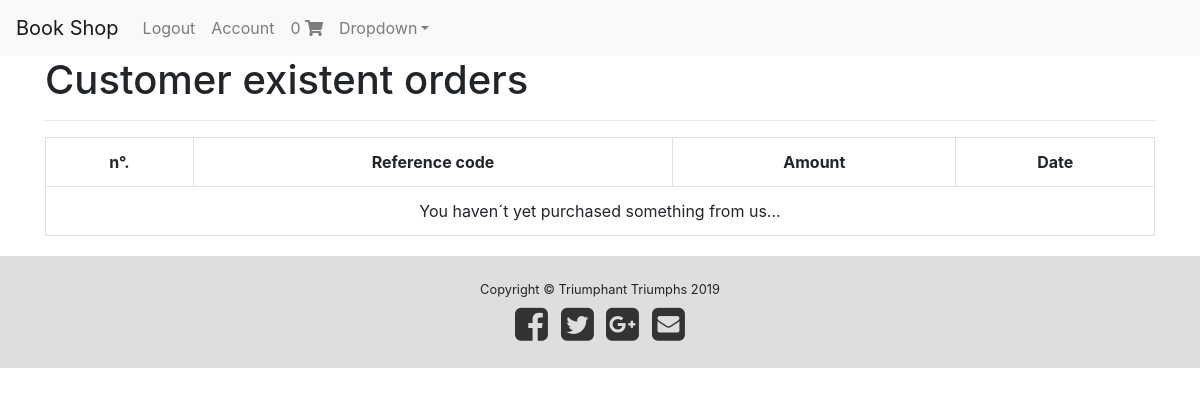
Page /account/profile/ (signed in) on the earlier database version.
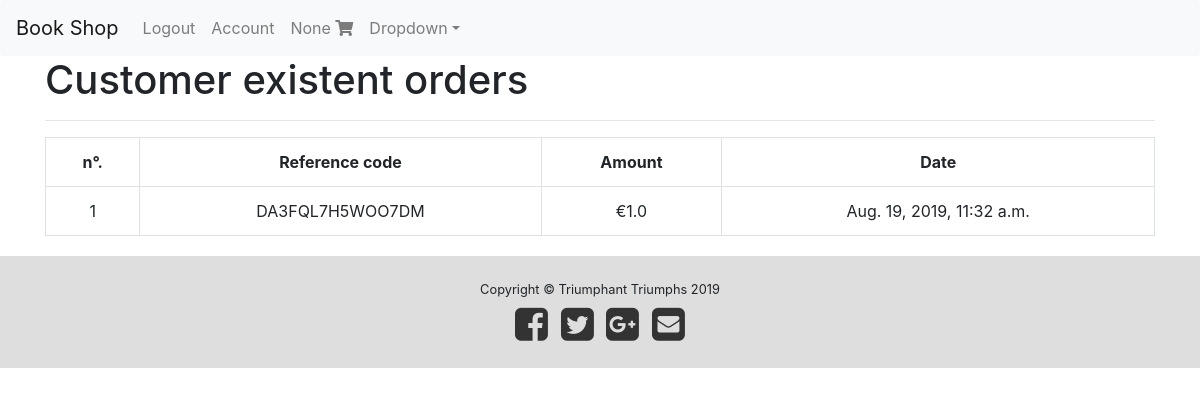
Same page on the later database version.
### shopping_list/models.py (models this page shows, shortened)
class Order(models.Model):
  user = models.ForeignKey(settings.AUTH_USER_MODEL,
                             on_delete=models.CASCADE)
  item_checked = models.BooleanField(default=False)
  items = models.ManyToManyField(OrderItem)
  ref_code = models.CharField(max_length=40)
  def get_total(self):
        return self.items.all().aggregate(order_total=Sum('work__price'))['order_total']

class money_payment(models.Model):
  order = models.ForeignKey(Order, on_delete=models.CASCADE)
  total_amount = models.FloatField()
  date_paid = models.DateTimeField(auto_now_add=True)
  stripe_charge_id = models.CharField(max_length=100)

### clients/views.py (the view)
# urls.py: path('account/profile/', profile_view, name='profile'),
def profile_view(request):
  orders = Order.objects.filter(user=request.user, item_checked=True)
  context = {
    'orders': orders
  }
  return render(request, "profile.html", context )

### shopping_list/templatetags/template_tag_file.py (called while the page is built)
@register.filter
def cart_item_count(user):
  if user.is_authenticated:
    qs = Order.objects.filter(user=user, item_checked=False)
    if qs.exists():
      return qs[0].items.count()

### templates/profile.html
{% extends "base.html" %}
{% block content %}
<h1>Customer existent orders</h1>
<hr />
<table class="table table-hover table-bordered text-center">
    <tr class="text-center">
        <th>n°.</th>
        <th>Reference code</th>
        <th>Amount</th>
        <th>Date</th>
    </tr>
    {% for order in orders %}
    <tr>
        <td>{{ forloop.counter }}</td>
        <td>{{ order.ref_code }}</td>
        <td>€{{ order.get_total }}</td>
        <td>{{ order.money_payment_set.first.date_paid }}</td>
    </tr>
    {% empty %}
    <tr>
    <td colspan="4">
        You haven´t yet purchased something from us...
    </td>
    </tr>
    {% endfor %}
</table>
{% endblock content %}

### templates/navbar.html (shortened to what this page needs)
{% load template_tag_file %}
  <nav class="navbar navbar-expand-lg navbar-light bg-light rounded">
    <a class="navbar-brand" href="{% url 'literature:works_list' %}">Book Shop</a>
    <div class="collapse navbar-collapse" id="navbarsExample09">
      <ul class="navbar-nav mr-auto">
      {% if request.user.is_authenticated %}
      <li class="nav-item">
        <a class="nav-link" href="{% url 'account_logout' %}">Logout</a>
      </li>
      <li class="nav-item">
        <a class="nav-link" href="{% url 'profile' %}">Account</a>
      </li>
      <li class="nav-item">
      <a class="nav-link" href="{% url 'cart:complete_order_list' %}">
        {{ request.user|cart_item_count }}
        <i class="fas fa-shopping-cart"></i>
      </a>
      </li>
      {% endif %}
        <li class="nav-item dropdown">
          <a class="nav-link dropdown-toggle" href="#" id="dropdown09" data-toggle="dropdown" aria-haspopup="true" aria-expanded="false">Dropdown</a>
        </li>
      </ul>
    </div>
  </nav>

Differences in the rows shown:
now on this page (row edited): Order: ref_code "DA3FQL7H5WOO7DM", get_total "1.0", money_payment_set.first.date_paid "Aug. 19, 2019, 11:32 a.m."
Other differences:
{{ request.user|cart_item_count }}: "0" → "None"
text no longer shown: "You haven´t yet purchased something from us..."
